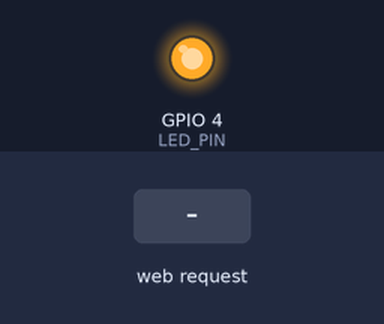
Simulated run of this sketch. Board: ESP32. On the bench: output pins drawn as LEDs (lit = HIGH). The inputs (shaded band) are chosen by the test bench. WiFi joins after 1.5 s; servers stay silent unless stated; EEPROM starts erased; the camera gives no picture; what the sketch prints to the serial monitor is not drawn.

Above: at 1.9 s.
At 4.2 s:
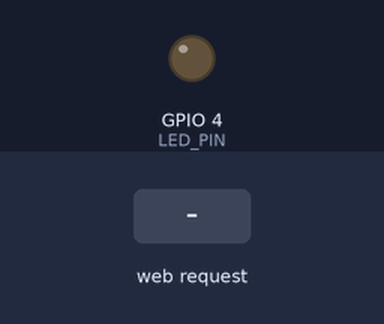
4.3 s: HTTP request GET /capture received
At 5.3 s:
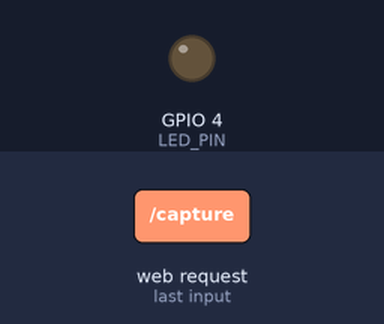
Timing chart, 0 to 7.3 s (numbered marks = the images above; inputs shaded):
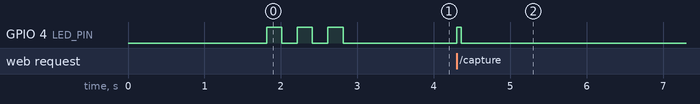

Measured:
- after the input at 4.3 s, GPIO 4 (LED_PIN): LOW → HIGH at once, → LOW 0.06 s later

The sketch:

sera_cam.ino
```cpp
/**
 * sera_cam.ino — ESP32-CAM (AI Thinker) Sera Kamera Nodu
 *
 * Görev:
 *   WiFi'ye bağlan → HTTP sunucu aç → GET /capture → JPEG döndür
 *
 * Donanım: AI Thinker ESP32-CAM (OV2640 kamera, 4MB PSRAM)
 *
 * Arduino IDE Ayarları:
 *   Board   : AI Thinker ESP32-CAM  (ya da ESP32 Wrover Module)
 *   CPU     : 240 MHz
 *   Flash   : 4MB (32Mb)
 *   Partition: Huge APP (3MB No OTA)
 *
 * Gerekli kütüphane: "ESP32" board paketi (Espressif)
 *   https://dl.espressif.com/dl/package_esp32_index.json
 *
 * Raspberry Pi config.yaml'a ekle:
 *   goruntu:
 *     kamera: esp32_cam
 *     seralar:
 *       - id: s1
 *         url: http://<KAMERA_IP>/capture
 */

#include "esp_camera.h"
#include <WiFi.h>
#include <WebServer.h>
#include <Preferences.h>

// ── WiFi Kimlik Bilgileri ────────────────────────────────────────────────────
// İlk flash öncesinde buraya yaz; sonraki yüklemelerde Preferences'tan okunur.
#define VARSAYILAN_WIFI_SSID   "WIFI_ADINIZI_YAZIN"
#define VARSAYILAN_WIFI_SIFRE  "WIFI_SIFRENIZI_YAZIN"

// Sera ID — hangi seraya ait olduğunu belirtir (heartbeat'e eklenir)
#define SERA_ID  "s1"

// ── AI Thinker ESP32-CAM Pin Haritası ───────────────────────────────────────
#define CAM_PIN_PWDN    32
#define CAM_PIN_RESET   -1
#define CAM_PIN_XCLK     0
#define CAM_PIN_SIOD    26
#define CAM_PIN_SIOC    27
#define CAM_PIN_D7      35
#define CAM_PIN_D6      34
#define CAM_PIN_D5      39
#define CAM_PIN_D4      38
#define CAM_PIN_D3      37
#define CAM_PIN_D2      36
#define CAM_PIN_D1       5
#define CAM_PIN_D0       4
#define CAM_PIN_VSYNC   25
#define CAM_PIN_HREF    23
#define CAM_PIN_PCLK    22

// ── Dahili LED (flash) ───────────────────────────────────────────────────────
#define LED_PIN  4   // GPIO4 — AI Thinker'da dahili flash LED

// ── Global Nesneler ──────────────────────────────────────────────────────────
WebServer sunucu(80);
Preferences prefs;

String wifi_ssid;
String wifi_sifre;

// ── Kamera başlatma ──────────────────────────────────────────────────────────

bool kamera_baslat() {
  camera_config_t config;
  config.ledc_channel = LEDC_CHANNEL_0;
  config.ledc_timer   = LEDC_TIMER_0;
  config.pin_d0       = CAM_PIN_D0;
  config.pin_d1       = CAM_PIN_D1;
  config.pin_d2       = CAM_PIN_D2;
  config.pin_d3       = CAM_PIN_D3;
  config.pin_d4       = CAM_PIN_D4;
  config.pin_d5       = CAM_PIN_D5;
  config.pin_d6       = CAM_PIN_D6;
  config.pin_d7       = CAM_PIN_D7;
  config.pin_xclk     = CAM_PIN_XCLK;
  config.pin_pclk     = CAM_PIN_PCLK;
  config.pin_vsync    = CAM_PIN_VSYNC;
  config.pin_href     = CAM_PIN_HREF;
  config.pin_sccb_sda = CAM_PIN_SIOD;
  config.pin_sccb_scl = CAM_PIN_SIOC;
  config.pin_pwdn     = CAM_PIN_PWDN;
  config.pin_reset    = CAM_PIN_RESET;
  config.xclk_freq_hz = 20000000;
  config.pixel_format = PIXFORMAT_JPEG;

  // PSRAM varsa yüksek çözünürlük
  if (psramFound()) {
    config.frame_size   = FRAMESIZE_VGA;   // 640×480 — yeterli kalite, düşük bellek
    config.jpeg_quality = 12;              // 0 (en iyi) – 63 (en kötü)
    config.fb_count     = 2;
    config.grab_mode    = CAMERA_GRAB_LATEST;
  } else {
    config.frame_size   = FRAMESIZE_QVGA;  // 320×240
    config.jpeg_quality = 15;
    config.fb_count     = 1;
    config.grab_mode    = CAMERA_GRAB_WHEN_EMPTY;
  }

  esp_err_t err = esp_camera_init(&config);
  if (err != ESP_OK) {
    Serial.printf("[KAMERA] Başlatma hatası 0x%x\n", err);
    return false;
  }

  // OV2640 sensor ince ayar
  sensor_t *s = esp_camera_sensor_get();
  s->set_brightness(s, 0);   // -2 ile 2 arası
  s->set_contrast(s, 0);
  s->set_saturation(s, 0);
  s->set_sharpness(s, 0);
  s->set_whitebal(s, 1);     // Otomatik beyaz denge aç
  s->set_awb_gain(s, 1);
  s->set_exposure_ctrl(s, 1); // Otomatik pozlama aç
  s->set_aec2(s, 1);
  s->set_gain_ctrl(s, 1);
  s->set_agc_gain(s, 0);
  s->set_aec_value(s, 300);
  s->set_bpc(s, 0);
  s->set_wpc(s, 1);
  s->set_raw_gma(s, 1);
  s->set_lenc(s, 1);
  s->set_hmirror(s, 0);
  s->set_vflip(s, 0);
  s->set_dcw(s, 1);
  s->set_colorbar(s, 0);

  Serial.println("[KAMERA] Başlatıldı");
  return true;
}

// ── HTTP Handler'lar ─────────────────────────────────────────────────────────

// GET /capture → JPEG görüntü
void handle_capture() {
  // LED yak
  digitalWrite(LED_PIN, HIGH);

  camera_fb_t *fb = esp_camera_fb_get();
  if (!fb) {
    digitalWrite(LED_PIN, LOW);
    sunucu.send(500, "text/plain", "Kamera hatasi: frame alinamadi");
    return;
  }

  sunucu.sendHeader("Content-Type",        "image/jpeg");
  sunucu.sendHeader("Content-Disposition", "inline; filename=capture.jpg");
  sunucu.sendHeader("Access-Control-Allow-Origin", "*");
  sunucu.sendHeader("Cache-Control",       "no-cache, no-store");
  sunucu.send_P(200, "image/jpeg", (const char *)fb->buf, fb->len);

  esp_camera_fb_return(fb);
  digitalWrite(LED_PIN, LOW);

  Serial.printf("[KAMERA] Goruntu gonderildi — %u byte\n", fb->len);
}

// GET /status → JSON sağlık bilgisi
void handle_status() {
  String json = "{";
  json += "\"sera_id\":\"" + String(SERA_ID) + "\",";
  json += "\"ip\":\"" + WiFi.localIP().toString() + "\",";
  json += "\"sinyal_dbm\":" + String(WiFi.RSSI()) + ",";
  json += "\"psram\":" + String(psramFound() ? "true" : "false") + ",";
  json += "\"uptime_sn\":" + String(millis() / 1000);
  json += "}";
  sunucu.sendHeader("Access-Control-Allow-Origin", "*");
  sunucu.send(200, "application/json", json);
}

// GET / → Basit durum sayfası
void handle_root() {
  String html = "<html><head><meta charset='UTF-8'>";
  html += "<meta http-equiv='refresh' content='5'></head><body>";
  html += "<h2>&#127807; Sera Kamera — " + String(SERA_ID) + "</h2>";
  html += "<p>IP: " + WiFi.localIP().toString() + "</p>";
  html += "<p><a href='/capture'>Goruntu Al</a> | <a href='/status'>Durum</a></p>";
  html += "<img src='/capture' style='max-width:100%;margin-top:10px'>";
  html += "</body></html>";
  sunucu.send(200, "text/html", html);
}

// ── WiFi Bağlantı ─────────────────────────────────────────────────────────────

bool wifi_baglan(const String& ssid, const String& sifre) {
  WiFi.mode(WIFI_STA);
  WiFi.begin(ssid.c_str(), sifre.c_str());
  Serial.printf("[WIFI] Baglaniyor: %s", ssid.c_str());

  unsigned long bitis = millis() + 20000;
  while (WiFi.status() != WL_CONNECTED && millis() < bitis) {
    delay(500);
    Serial.print(".");
  }
  Serial.println();

  if (WiFi.status() == WL_CONNECTED) {
    Serial.printf("[WIFI] Baglandi — IP: %s\n", WiFi.localIP().toString().c_str());
    return true;
  }
  Serial.println("[WIFI] Baglanti basarisiz");
  return false;
}

// ── Setup ────────────────────────────────────────────────────────────────────

void setup() {
  Serial.begin(115200);
  Serial.println("\n=== ESP32-CAM Sera Kamera Nodu ===");

  // Flash LED
  pinMode(LED_PIN, OUTPUT);
  digitalWrite(LED_PIN, LOW);

  // WiFi kimlik bilgilerini Preferences'tan oku; yoksa varsayılanı kullan
  prefs.begin("sera_cam", false);
  wifi_ssid  = prefs.getString("ssid",  VARSAYILAN_WIFI_SSID);
  wifi_sifre = prefs.getString("sifre", VARSAYILAN_WIFI_SIFRE);
  prefs.end();

  // Kamera başlat
  if (!kamera_baslat()) {
    Serial.println("[HATA] Kamera baslatilmadi — 5s sonra yeniden baslatiliyor");
    delay(5000);
    ESP.restart();
  }

  // WiFi bağlan
  if (!wifi_baglan(wifi_ssid, wifi_sifre)) {
    Serial.println("[HATA] WiFi basarisiz — 10s sonra yeniden baslatiliyor");
    delay(10000);
    ESP.restart();
  }

  // HTTP sunucu endpoint'leri
  sunucu.on("/",        HTTP_GET, handle_root);
  sunucu.on("/capture", HTTP_GET, handle_capture);
  sunucu.on("/status",  HTTP_GET, handle_status);
  sunucu.begin();

  Serial.printf("[HTTP] Sunucu ayakta — http://%s/capture\n",
                WiFi.localIP().toString().c_str());
  Serial.println("[HAZIR] Raspberry Pi config.yaml'a ekle:");
  Serial.printf("  url: http://%s/capture\n", WiFi.localIP().toString().c_str());

  // LED'i 3 kez yak — hazır sinyali
  for (int i = 0; i < 3; i++) {
    digitalWrite(LED_PIN, HIGH); delay(200);
    digitalWrite(LED_PIN, LOW);  delay(200);
  }
}

// ── Loop ─────────────────────────────────────────────────────────────────────

void loop() {
  sunucu.handleClient();

  // WiFi bağlantısı kopunca yeniden bağlan
  if (WiFi.status() != WL_CONNECTED) {
    Serial.println("[WIFI] Baglanti kesildi — yeniden baglaniliyor");
    wifi_baglan(wifi_ssid, wifi_sifre);
  }

  delay(10);
}
```
